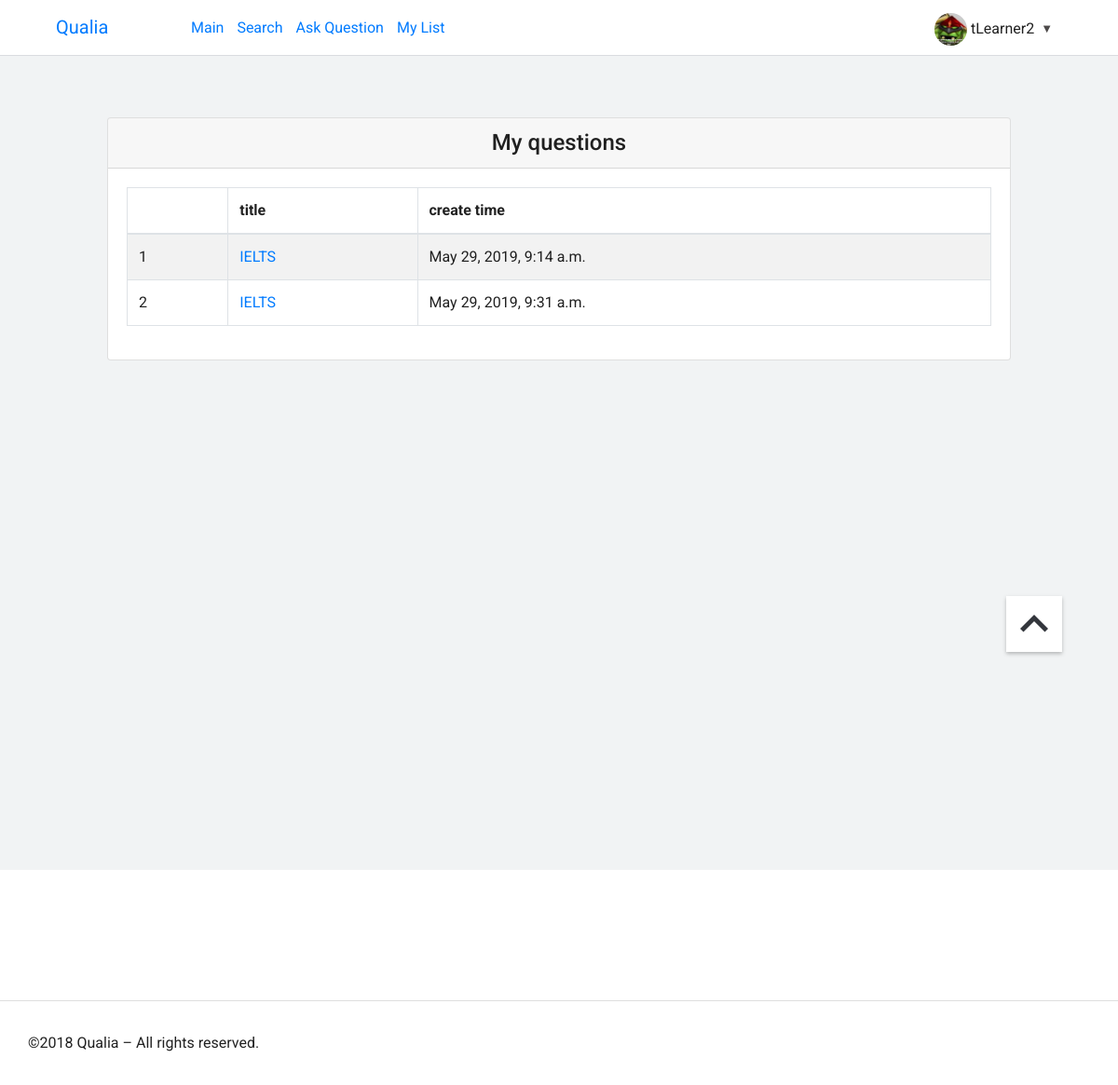
Screenshot of /task/my-gigs/ (signed in) with the database file from the repository.
### taskerapp/models.py (models this page shows, shortened)
class Profile(models.Model):
    user = models.OneToOneField(User, on_delete=models.CASCADE, )
    status = models.CharField(max_length=500,  blank=True, null=True)
    logo = models.ImageField(upload_to='task_logo/', blank=True, null=True)
    role = models.CharField(max_length=30, blank=True)

class Gig(models.Model):
    CATEGORY_CHOICES = (
        ("ЕГЭ егэ английский Английский Язык язык", "ЕГЭ:Английский язык"),
        ("IELTS ielts шудеы", "IELTS"),
        ("TOEFL toefl ещуад", "TOEFL"),
    )
    category = models.CharField(max_length=50, choices=CATEGORY_CHOICES)
    questions = RichTextField(blank=True, null=True)
    answers = RichTextField(blank=True, null=True)
    status = models.BooleanField(default=True)
    user = models.ForeignKey(User)
    songfile = models.FileField(upload_to='songs', blank=True)
    create_time = models.DateTimeField(default=timezone.now)

### taskerapp/views.py (the view)
# urls.py: url(r'^task/my-gigs/$', views.my_gigs,
@login_required(login_url='/task/sign-in/' )
def my_gigs(request):
    gigs = Gig.objects.filter(user = request.user)
    return render(request, 'task/my_gigs.html', {"gigs":gigs })

### taskerapp/templates/task/my_gigs.html
{% extends 'base.html' %}
{% load staticfiles %}
{% block page %}
<div class="card">
    <h4 class="text-center card-header"> My questions</h4>
    <div class="card-body">
        <table class="table table-bordered table-striped">
            <thead class="">
                <tr>
                  <th>
                        <th> title</th>
                        <th>create time</th>
                    </th>
                </tr>
            </thead>
            <tbody>
                {% for gig in gigs %}
                <tr>
                    <td>{{forloop.counter}}</td>
                    <td><a href="{% url 'gig-detail' gig.id %}">  {{ gig.get_category_display}}
                        </a></td>
                    <td>{{gig.create_time}}</td>
                </tr>
                {% endfor %}
            </tbody>
        </table>
    </div>
</div>
{% endblock %}

### taskerapp/templates/base.html (shortened to what this page needs)
{% load staticfiles %}
{% load static %}
<!DOCTYPE html>
<html lang="en">
<head>
    <link rel="stylesheet" href="{% static 'css/bootstrap.min.css' %}">
    <link rel="stylesheet" href="{% static 'css/style.css' %}">
</head>
<body class="body-content">
    <div id="app" class="container">
        <div class="mainHeader ">
            <div class="header" id="header">
                <div class="textHeader "><a style=" text-decoration:none;" >Qualia </a> </div>
                <div id="btn-top"><span><i class="material-icons expand-less">expand_less</i></span></div>
                <div class="headerMainWrapper">
                    <div>  <a href="{% url 'task-home' %}"> Main  </a> <a class="" href="{% url 'search' %}">Search</a>
                        {% if user.profile.role == 'learner' %}  <a href="{% url 'create-gig' %}">Ask Question</a> {% endif %}
                        {% if user.profile.role == 'learner' %}   <a href="{% url 'my-gigs' %}" >My List</a>{% endif %}</div>
                </div>
                <div class="headerUserWrapper" >
                    <div class="headerUser">
                        <img class="logo" width="35" height="35" src="{% if user.profile.logo %} {{MEDIA_URL}}{{request.user.profile.logo}} {% else %}
                        {% static 'img/user2.png' %} {% endif %} {% if user.profile.logo == none %}  {% static 'img/user.png' %} {% endif %} " >
                        <span style="margin-top:12px;">{{request.user.username}} <span style="padding-left:3px; font-size: 13px;  vertical-align: text-top; color:rgb(77, 74, 74);"> &#9660;</span></span>
                    </div>
                </div>
            </div>
        </div>
        <div class="Main ">
            <div class="container-fluid">
                <div class="row">
                    <div class="col-lg-12 col-md-10 col-sm-10 content">
                        {% block page %}{% endblock %}
                    </div>
                </div>
            </div>
        </div>
    </div>
    <div class="footer">
            <div style="display:flex;">
        <div style=" width:100%; height: 140px ; background:rgb(255, 255, 255); "></div>
        </div>
        <div>
        <div style="width:100%; padding:30px; border-top:1px solid rgba(70, 70, 70, 0.178);line-height:30px; background:rgb(255, 255, 255);">©2018 Qualia – All rights reserved.</div>
    </div>
  </div>
</body>
</html>

### taskerapp/static/css/style.css (style rules this page uses)
.Main { width: 1000px; transform: translate(-50%); position: relative; left: 50%; top:60px; margin-bottom:80px; }
.container { padding:0px !important }
.body-content { background-color: #F1F3F4; }
body { background-color:#F0F3F5; overflow: auto; font-family: 'Roboto', sans-serif; color: rgba(0, 0, 0, 0.87); }
#btn-top { display: block; position: absolute; background: rgba(255, 255, 255, 0.0); text-align: center; right: 0px; top:0px; transition: background-color .3s; z-index: 1000; width: 60px; height: 60px; }
.headerUserWrapper { position: absolute; right:60px; top:0px; padding-left:5px; padding-right:10px; height: 60px; width: auto; transition: .15s ease-in-out; transition-property: background; }
.headerUser { position: relative; top:14px; color: rgba(0, 0, 0, 0.87); }
.header { color: black; height: 60px; border-bottom:1px solid #DADCE0; background: rgb(255, 255, 255); transition: 0.3s ease-in-out; transition-property: all; }
.headerMainWrapper { position: absolute; width: 100%; height: 40%; left:200px; top:18px; }
.headerMainWrapper > div > a:first-child { padding:5px; }
.headerMainWrapper > div > a { padding:5px; }
.mainHeader { position: fixed; margin-top: 0px; border-radius: 4px; height: 60px; width: 100%; z-index: 1001; top:0px; left:0px; transform: translate(-50%); left: 50%; }
.textHeader { position: absolute; top: 14px; left: 60px; color:#007BFF; background-size: 100px 110px; background-clip: text; font-size: 20px; }
.content { margin-top:30px; min-height: 100vh; right: 0px; background-color: #F1F3F4; }
.card { margin-top: 12px !important; margin-bottom: 30px ; padding-top: 0px !important; }
.logo { clip-path: circle(50.1% at 50% 50%); padding: 0; position: relative; object-fit: cover; }
@media only screen and (min-width: 900px) { #btn-top { box-shadow: 0px 2px 4px 0px rgba(0, 0, 0, 0.25); background: white; right: 5vw; top:80vh; } }
.expand-less { font-size: 60px !important; color:rgba(15, 19, 26, 0.85); }
.footer { position: absolute; width: 100% !important; display:inline-block; }

### rows the page displays
Gig: category "IELTS", create_time "May 29, 2019, 9:14 a.m."
Gig: category "IELTS", create_time "May 29, 2019, 9:31 a.m."

### other values shown
{{ request.user.username }} "tLearner2"
